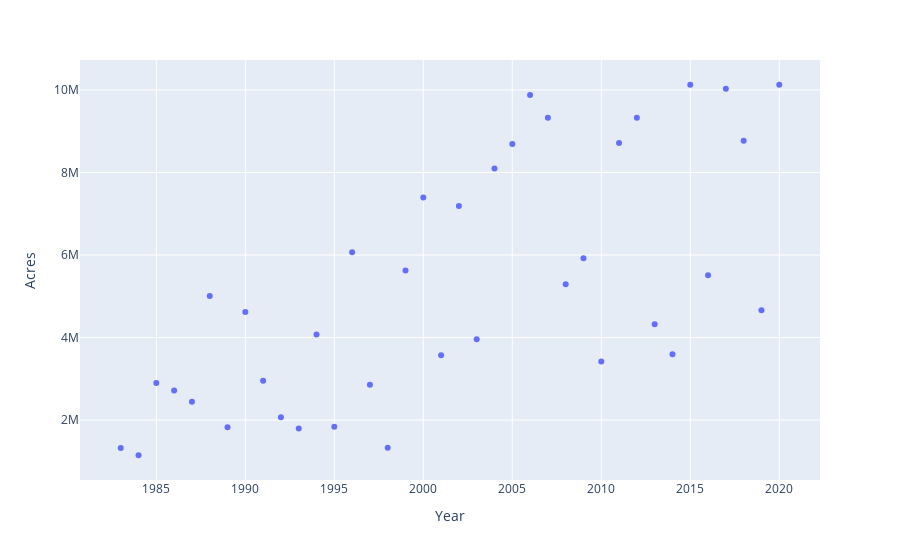

The cell this chart's notebook holds for it:
### Markdown cell above
### The number of acres burned has drastically increased from 1983 to 2020. 

### Wildfires are a process in the life cycle of the enviornment. Certain plants germinate during fires, and old growth burns to make way for new tree growth. But the frequency of severe wildfire events has come to an all time high in the United States.

### Code cell
px.scatter(total_burned,x='Year',y='Acres')

### Figure 1 — Plotly figure (JSON) as saved in the notebook; plotly's stock layout.template omitted (floating-point values rounded to 4 significant figures)
{"data": [{"hovertemplate": "Year=%{x}<br>Acres=%{y}<extra></extra>", "legendgroup": "", "marker": {"color": "#636efa", "symbol": "circle"}, "mode": "markers", "name": "", "orientation": "v", "showlegend": false, "type": "scatter", "x": [1983, 1984, 1985, 1986, 1987, 1988, 1989, 1990, 1991, 1992, 1993, 1994, 1995, 1996, 1997, 1998, 1999, 2000, 2001, 2002, 2003, 2004, 2005, 2006, 2007, 2008, 2009, 2010, 2011, 2012, 2013, 2014, 2015, 2016, 2017, 2018, 2019, 2020], "xaxis": "x", "y": [1323666, 1148409, 2896147, 2719162, 2447296, 5009290, 1827310, 4621621, 2953578, 2069929, 1797574, 4073579, 1840546, 6065998, 2856959, 1329704, 5626093, 7393493, 3570911, 7184712, 3960842, 8097880, 8689389, 9878745, 9328045, 5292468, 5921786, 3422724, 8711367, 9326238, 4319546, 3595613, 10125149, 5509995, 10026086, 8767492, 4664364, 10122336], "yaxis": "y"}], "layout": {"legend": {"tracegroupgap": 0}, "margin": {"t": 60}, "xaxis": {"anchor": "y", "domain": [0, 1], "title": {"text": "Year"}}, "yaxis": {"anchor": "x", "domain": [0, 1], "title": {"text": "Acres"}}}}
